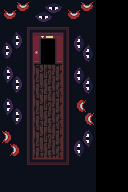

The image is a tile-based game level rendered from a .tmx file. Its description and complete source (layers, tilesets, objects, tile grids) follow:
An orthogonal 4x6 tile map with 32x32 px tiles, 4 tile layers (ground, onground, middle, above).

<map version="1.5" tiledversion="1.5.0" orientation="orthogonal" renderorder="right-up" width="4" height="6" tilewidth="32" tileheight="32" infinite="0" nextlayerid="7" nextobjectid="1">
 <tileset firstgid="1" source="Tiles.tsx" />
 <layer id="1" name="ground" width="4" height="6">
  <data encoding="csv">
27,27,27,0,
27,0,27,0,
27,1,27,0,
27,1,27,0,
27,1,27,0,
0,0,0,0
</data>
 </layer>
 <layer id="6" name="onground" width="4" height="6">
  <data encoding="csv">
2684354614,2684354601,2684354614,0,
42,0,3221225513,0,
41,3221225479,3221225513,0,
41,0,3221225526,0,
54,0,2147483689,0,
1610612777,0,0,0
</data>
 </layer>
 <layer id="2" name="middle" width="4" height="6">
  <data encoding="csv">
0,0,0,0,
0,14,0,0,
0,0,0,0,
0,0,0,0,
0,0,0,0,
27,25,27,0
</data>
 </layer>
 <layer id="3" name="above" width="4" height="6">
  <data encoding="csv">
5,4,2684354565,0,
1610612740,16,2684354564,0,
1610612740,13,2684354564,0,
1610612740,13,2684354564,0,
1610612740,11,2684354564,0,
1610612741,3221225476,3221225477,0
</data>
 </layer>
</map>